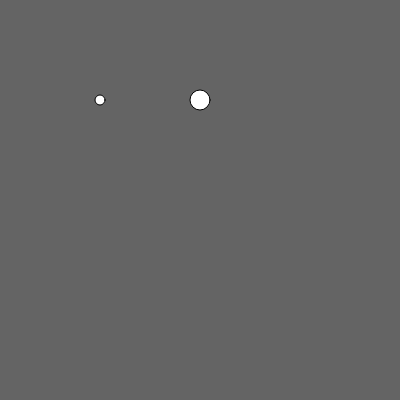
Frame 1 (no input)
Frame 60 (no input): identical to frame 1, image omitted
Frame 120 (the mouse pressed at the canvas centre since frame 60): identical to frame 1, image omitted

The p5.js sketch that drew this single still picture (run headless with seeded random() and noise() and a simulated clock; from frame 60 on, the mouse is pressed at the canvas centre):

// p5.js sketch
// ── sketch.js
var ball1;
var ball2;

function setup() {
  createCanvas(400, 400);

  ball1 = {
    x:100,
    y:100,
    size: 10
  }

  ball2 = {
    x:200,
    y:100,
    size: 20
  }
}

function draw() {
  background(100);
  ellipse(ball1.x, ball1.y, ball1.size, ball1.size);
  ellipse(ball2.x, ball2.y, ball2.size, ball2.size);
}
